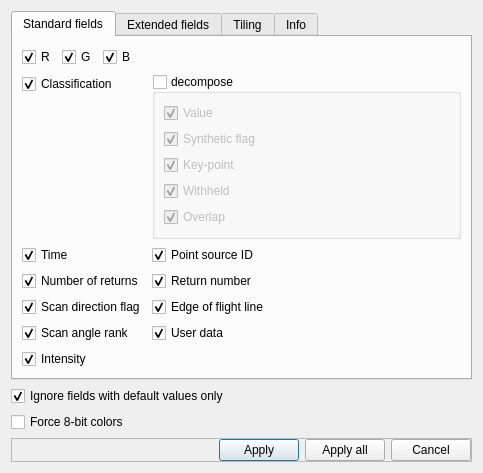
<?xml version="1.0" encoding="UTF-8"?>
<ui version="4.0">
    <class>OpenLASFileDialog</class>
    <widget class="QDialog" name="OpenLASFileDialog">
        <property name="geometry">
            <rect>
                <x>0</x>
                <y>0</y>
                <width>387</width>
                <height>461</height>
            </rect>
        </property>
        <property name="windowTitle">
            <string>Open LAS File</string>
        </property>
        <layout class="QVBoxLayout" name="verticalLayout_4">
            <item>
                <widget class="QTabWidget" name="tabWidget">
                    <property name="currentIndex">
                        <number>0</number>
                    </property>
                    <widget class="QWidget" name="stdTab">
                        <attribute name="title">
                            <string>Standard fields</string>
                        </attribute>
                        <layout class="QVBoxLayout" name="verticalLayout_5">
                            <item>
                                <widget class="QFrame" name="rgbFrame">
                                    <layout class="QHBoxLayout">
                                        <property name="leftMargin">
                                            <number>0</number>
                                        </property>
                                        <property name="topMargin">
                                            <number>0</number>
                                        </property>
                                        <property name="rightMargin">
                                            <number>0</number>
                                        </property>
                                        <property name="bottomMargin">
                                            <number>0</number>
                                        </property>
                                        <item>
                                            <widget class="QCheckBox" name="redCheckBox">
                                                <property name="text">
                                                    <string notr="true">R</string>
                                                </property>
                                                <property name="checked">
                                                    <bool>true</bool>
                                                </property>
                                            </widget>
                                        </item>
                                        <item>
                                            <widget class="QCheckBox" name="greenCheckBox">
                                                <property name="text">
                                                    <string notr="true">G</string>
                                                </property>
                                                <property name="checked">
                                                    <bool>true</bool>
                                                </property>
                                            </widget>
                                        </item>
                                        <item>
                                            <widget class="QCheckBox" name="blueCheckBox">
                                                <property name="text">
                                                    <string notr="true">B</string>
                                                </property>
                                                <property name="checked">
                                                    <bool>true</bool>
                                                </property>
                                            </widget>
                                        </item>
                                        <item>
                                            <spacer name="horizontalSpacer">
                                                <property name="orientation">
                                                    <enum>Qt::Horizontal</enum>
                                                </property>
                                                <property name="sizeHint" stdset="0">
                                                    <size>
                                                        <width>40</width>
                                                        <height>20</height>
                                                    </size>
                                                </property>
                                            </spacer>
                                        </item>
                                    </layout>
                                </widget>
                            </item>
                            <item>
                                <layout class="QFormLayout" name="formLayout">
                                    <item row="0" column="0">
                                        <widget class="QCheckBox" name="classifCheckBox">
                                            <property name="text">
                                                <string>Classification</string>
                                            </property>
                                            <property name="checked">
                                                <bool>true</bool>
                                            </property>
                                        </widget>
                                    </item>
                                    <item row="0" column="1">
                                        <widget class="QGroupBox" name="decomposeClassifGroupBox">
                                            <property name="title">
                                                <string>decompose</string>
                                            </property>
                                            <property name="checkable">
                                                <bool>true</bool>
                                            </property>
                                            <property name="checked">
                                                <bool>false</bool>
                                            </property>
                                            <layout class="QVBoxLayout" name="verticalLayout">
                                                <item>
                                                    <widget class="QCheckBox" name="classifValueCheckBox">
                                                        <property name="text">
                                                            <string>Value</string>
                                                        </property>
                                                        <property name="checked">
                                                            <bool>true</bool>
                                                        </property>
                                                    </widget>
                                                </item>
                                                <item>
                                                    <widget class="QCheckBox" name="classifSyntheticCheckBox">
                                                        <property name="text">
                                                            <string>Synthetic flag</string>
                                                        </property>
                                                        <property name="checked">
                                                            <bool>true</bool>
                                                        </property>
                                                    </widget>
                                                </item>
                                                <item>
                                                    <widget class="QCheckBox" name="classifKeypointCheckBox">
                                                        <property name="text">
                                                            <string>Key-point</string>
                                                        </property>
                                                        <property name="checked">
                                                            <bool>true</bool>
                                                        </property>
                                                    </widget>
                                                </item>
                                                <item>
                                                    <widget class="QCheckBox" name="classifWithheldCheckBox">
                                                        <property name="text">
                                                            <string>Withheld</string>
                                                        </property>
                                                        <property name="checked">
                                                            <bool>true</bool>
                                                        </property>
                                                    </widget>
                                                </item>
                                                <item>
                                                    <widget class="QCheckBox" name="classifOverlapCheckBox">
                                                        <property name="text">
                                                            <string>Overlap</string>
                                                        </property>
                                                        <property name="checked">
                                                            <bool>true</bool>
                                                        </property>
                                                    </widget>
                                                </item>
                                            </layout>
                                        </widget>
                                    </item>
                                    <item row="1" column="0">
                                        <widget class="QCheckBox" name="timeCheckBox">
                                            <property name="text">
                                                <string>Time</string>
                                            </property>
                                            <property name="checked">
                                                <bool>true</bool>
                                            </property>
                                        </widget>
                                    </item>
                                    <item row="1" column="1">
                                        <widget class="QCheckBox" name="pointSourceIDCheckBox">
                                            <property name="text">
                                                <string>Point source ID</string>
                                            </property>
                                            <property name="checked">
                                                <bool>true</bool>
                                            </property>
                                        </widget>
                                    </item>
                                    <item row="2" column="0">
                                        <widget class="QCheckBox" name="numberOfReturnsCheckBox">
                                            <property name="text">
                                                <string>Number of returns</string>
                                            </property>
                                            <property name="checked">
                                                <bool>true</bool>
                                            </property>
                                        </widget>
                                    </item>
                                    <item row="2" column="1">
                                        <widget class="QCheckBox" name="returnNumberCheckBox">
                                            <property name="text">
                                                <string>Return number</string>
                                            </property>
                                            <property name="checked">
                                                <bool>true</bool>
                                            </property>
                                        </widget>
                                    </item>
                                    <item row="3" column="0">
                                        <widget class="QCheckBox" name="scanDirFlagCheckBox">
                                            <property name="text">
                                                <string>Scan direction flag</string>
                                            </property>
                                            <property name="checked">
                                                <bool>true</bool>
                                            </property>
                                        </widget>
                                    </item>
                                    <item row="3" column="1">
                                        <widget class="QCheckBox" name="edgeOfFlightCheckBox">
                                            <property name="text">
                                                <string>Edge of flight line</string>
                                            </property>
                                            <property name="checked">
                                                <bool>true</bool>
                                            </property>
                                        </widget>
                                    </item>
                                    <item row="4" column="0">
                                        <widget class="QCheckBox" name="scanAngleRankCheckBox">
                                            <property name="text">
                                                <string>Scan angle rank</string>
                                            </property>
                                            <property name="checked">
                                                <bool>true</bool>
                                            </property>
                                        </widget>
                                    </item>
                                    <item row="4" column="1">
                                        <widget class="QCheckBox" name="userDataCheckBox">
                                            <property name="text">
                                                <string>User data</string>
                                            </property>
                                            <property name="checked">
                                                <bool>true</bool>
                                            </property>
                                        </widget>
                                    </item>
                                </layout>
                            </item>
                            <item>
                                <widget class="QCheckBox" name="intensityCheckBox">
                                    <property name="text">
                                        <string>Intensity</string>
                                    </property>
                                    <property name="checked">
                                        <bool>true</bool>
                                    </property>
                                </widget>
                            </item>
                        </layout>
                    </widget>
                    <widget class="QWidget" name="extTab">
                        <attribute name="title">
                            <string>Extended fields</string>
                        </attribute>
                        <layout class="QVBoxLayout" name="verticalLayout_6">
                            <item>
                                <widget class="QGroupBox" name="extraFieldGroupBox">
                                    <property name="title">
                                        <string>Load additional field(s)</string>
                                    </property>
                                    <property name="checkable">
                                        <bool>true</bool>
                                    </property>
                                    <property name="checked">
                                        <bool>false</bool>
                                    </property>
                                    <layout class="QVBoxLayout" name="verticalLayout_2">
                                        <item>
                                            <widget class="QListWidget" name="evlrListWidget">
                                                <property name="selectionMode">
                                                    <enum>QAbstractItemView::MultiSelection</enum>
                                                </property>
                                            </widget>
                                        </item>
                                    </layout>
                                </widget>
                            </item>
                        </layout>
                    </widget>
                    <widget class="QWidget" name="tilingTab">
                        <attribute name="title">
                            <string>Tiling</string>
                        </attribute>
                        <layout class="QVBoxLayout" name="verticalLayout_7">
                            <item>
                                <widget class="QGroupBox" name="tileGroupBox">
                                    <property name="title">
                                        <string>Tile input file</string>
                                    </property>
                                    <property name="checkable">
                                        <bool>true</bool>
                                    </property>
                                    <property name="checked">
                                        <bool>false</bool>
                                    </property>
                                    <layout class="QVBoxLayout" name="verticalLayout_3">
                                        <item>
                                            <layout class="QFormLayout" name="formLayout_3">
                                                <item row="0" column="0">
                                                    <widget class="QLabel" name="label_4">
                                                        <property name="text">
                                                            <string>Dimension</string>
                                                        </property>
                                                    </widget>
                                                </item>
                                                <item row="0" column="1">
                                                    <widget class="QComboBox" name="tileDimComboBox">
                                                        <property name="sizePolicy">
                                                            <sizepolicy hsizetype="Maximum" vsizetype="Fixed">
                                                                <horstretch>0</horstretch>
                                                                <verstretch>0</verstretch>
                                                            </sizepolicy>
                                                        </property>
                                                        <item>
                                                            <property name="text">
                                                                <string notr="true">XY</string>
                                                            </property>
                                                        </item>
                                                        <item>
                                                            <property name="text">
                                                                <string notr="true">XZ</string>
                                                            </property>
                                                        </item>
                                                        <item>
                                                            <property name="text">
                                                                <string notr="true">YZ</string>
                                                            </property>
                                                        </item>
                                                    </widget>
                                                </item>
                                                <item row="1" column="0">
                                                    <widget class="QLabel" name="label_5">
                                                        <property name="text">
                                                            <string>Tiles</string>
                                                        </property>
                                                    </widget>
                                                </item>
                                                <item row="1" column="1">
                                                    <layout class="QHBoxLayout" name="horizontalLayout_2">
                                                        <item>
                                                            <widget class="QSpinBox" name="wTileSpinBox">
                                                                <property name="sizePolicy">
                                                                    <sizepolicy hsizetype="Maximum" vsizetype="Fixed">
                                                                        <horstretch>0</horstretch>
                                                                        <verstretch>0</verstretch>
                                                                    </sizepolicy>
                                                                </property>
                                                                <property name="minimum">
                                                                    <number>1</number>
                                                                </property>
                                                                <property name="maximum">
                                                                    <number>100</number>
                                                                </property>
                                                                <property name="value">
                                                                    <number>4</number>
                                                                </property>
                                                            </widget>
                                                        </item>
                                                        <item>
                                                            <widget class="QLabel" name="label_6">
                                                                <property name="sizePolicy">
                                                                    <sizepolicy hsizetype="Maximum"
                                                                                vsizetype="Preferred">
                                                                        <horstretch>0</horstretch>
                                                                        <verstretch>0</verstretch>
                                                                    </sizepolicy>
                                                                </property>
                                                                <property name="text">
                                                                    <string>x</string>
                                                                </property>
                                                            </widget>
                                                        </item>
                                                        <item>
                                                            <widget class="QSpinBox" name="hTileSpinBox">
                                                                <property name="sizePolicy">
                                                                    <sizepolicy hsizetype="Maximum" vsizetype="Fixed">
                                                                        <horstretch>0</horstretch>
                                                                        <verstretch>0</verstretch>
                                                                    </sizepolicy>
                                                                </property>
                                                                <property name="minimum">
                                                                    <number>1</number>
                                                                </property>
                                                                <property name="maximum">
                                                                    <number>100</number>
                                                                </property>
                                                                <property name="value">
                                                                    <number>4</number>
                                                                </property>
                                                            </widget>
                                                        </item>
                                                        <item>
                                                            <spacer name="horizontalSpacer_2">
                                                                <property name="orientation">
                                                                    <enum>Qt::Horizontal</enum>
                                                                </property>
                                                                <property name="sizeHint" stdset="0">
                                                                    <size>
                                                                        <width>40</width>
                                                                        <height>20</height>
                                                                    </size>
                                                                </property>
                                                            </spacer>
                                                        </item>
                                                    </layout>
                                                </item>
                                            </layout>
                                        </item>
                                        <item>
                                            <widget class="QLabel" name="label">
                                                <property name="text">
                                                    <string>Output path</string>
                                                </property>
                                            </widget>
                                        </item>
                                        <item>
                                            <layout class="QHBoxLayout" name="horizontalLayout">
                                                <item>
                                                    <widget class="QLineEdit" name="outputPathLineEdit"/>
                                                </item>
                                                <item>
                                                    <widget class="QToolButton" name="browseToolButton">
                                                        <property name="text">
                                                            <string>...</string>
                                                        </property>
                                                    </widget>
                                                </item>
                                            </layout>
                                        </item>
                                        <item>
                                            <widget class="QLabel" name="label_7">
                                                <property name="styleSheet">
                                                    <string notr="true">color: red;</string>
                                                </property>
                                                <property name="text">
                                                    <string>Warning: the cloud won't be loaded in memory.
                                                        It will be saved as multiple tiles on the disk.
                                                    </string>
                                                </property>
                                                <property name="alignment">
                                                    <set>Qt::AlignCenter</set>
                                                </property>
                                            </widget>
                                        </item>
                                    </layout>
                                </widget>
                            </item>
                            <item>
                                <spacer name="verticalSpacer">
                                    <property name="orientation">
                                        <enum>Qt::Vertical</enum>
                                    </property>
                                    <property name="sizeHint" stdset="0">
                                        <size>
                                            <width>20</width>
                                            <height>40</height>
                                        </size>
                                    </property>
                                </spacer>
                            </item>
                        </layout>
                    </widget>
                    <widget class="QWidget" name="infoTab">
                        <attribute name="title">
                            <string>Info</string>
                        </attribute>
                        <layout class="QFormLayout" name="formLayout_2">
                            <item row="0" column="0">
                                <widget class="QLabel" name="label_2">
                                    <property name="text">
                                        <string>Points</string>
                                    </property>
                                </widget>
                            </item>
                            <item row="0" column="1">
                                <widget class="QLineEdit" name="pointCountLineEdit">
                                    <property name="readOnly">
                                        <bool>true</bool>
                                    </property>
                                </widget>
                            </item>
                            <item row="1" column="0">
                                <widget class="QLabel" name="label_3">
                                    <property name="text">
                                        <string>Bounding-box</string>
                                    </property>
                                </widget>
                            </item>
                            <item row="1" column="1">
                                <widget class="QTextEdit" name="bbTextEdit">
                                    <property name="readOnly">
                                        <bool>true</bool>
                                    </property>
                                </widget>
                            </item>
                        </layout>
                    </widget>
                </widget>
            </item>
            <item>
                <widget class="QCheckBox" name="ignoreDefaultFieldsCheckBox">
                    <property name="text">
                        <string>Ignore fields with default values only</string>
                    </property>
                    <property name="checked">
                        <bool>true</bool>
                    </property>
                </widget>
            </item>
            <item>
                <widget class="QCheckBox" name="force8bitRgbCheckBox">
                    <property name="toolTip">
                        <string>Force reading colors as 8-bit values (even if the standard is 16-bit)</string>
                    </property>
                    <property name="text">
                        <string>Force 8-bit colors</string>
                    </property>
                </widget>
            </item>
            <item>
                <spacer name="verticalSpacer_2">
                    <property name="orientation">
                        <enum>Qt::Vertical</enum>
                    </property>
                    <property name="sizeHint" stdset="0">
                        <size>
                            <width>20</width>
                            <height>40</height>
                        </size>
                    </property>
                </spacer>
            </item>
            <item>
                <widget class="QFrame" name="buttonFrame">
                    <property name="frameShape">
                        <enum>QFrame::StyledPanel</enum>
                    </property>
                    <property name="frameShadow">
                        <enum>QFrame::Raised</enum>
                    </property>
                    <layout class="QHBoxLayout" name="horizontalLayout_5">
                        <property name="leftMargin">
                            <number>0</number>
                        </property>
                        <property name="topMargin">
                            <number>0</number>
                        </property>
                        <property name="rightMargin">
                            <number>0</number>
                        </property>
                        <property name="bottomMargin">
                            <number>0</number>
                        </property>
                        <item>
                            <spacer name="horizontalSpacer_5">
                                <property name="orientation">
                                    <enum>Qt::Horizontal</enum>
                                </property>
                                <property name="sizeHint" stdset="0">
                                    <size>
                                        <width>434</width>
                                        <height>20</height>
                                    </size>
                                </property>
                            </spacer>
                        </item>
                        <item>
                            <widget class="QPushButton" name="applyButton">
                                <property name="text">
                                    <string>Apply</string>
                                </property>
                            </widget>
                        </item>
                        <item>
                            <widget class="QPushButton" name="applyAllButton">
                                <property name="text">
                                    <string>Apply all</string>
                                </property>
                            </widget>
                        </item>
                        <item>
                            <widget class="QPushButton" name="cancelButton">
                                <property name="text">
                                    <string>Cancel</string>
                                </property>
                            </widget>
                        </item>
                    </layout>
                </widget>
            </item>
        </layout>
    </widget>
    <resources/>
    <connections>
        <connection>
            <sender>classifCheckBox</sender>
            <signal>toggled(bool)</signal>
            <receiver>decomposeClassifGroupBox</receiver>
            <slot>setEnabled(bool)</slot>
            <hints>
                <hint type="sourcelabel">
                    <x>63</x>
                    <y>91</y>
                </hint>
                <hint type="destinationlabel">
                    <x>167</x>
                    <y>141</y>
                </hint>
            </hints>
        </connection>
        <connection>
            <sender>cancelButton</sender>
            <signal>clicked()</signal>
            <receiver>OpenLASFileDialog</receiver>
            <slot>reject()</slot>
            <hints>
                <hint type="sourcelabel">
                    <x>252</x>
                    <y>491</y>
                </hint>
                <hint type="destinationlabel">
                    <x>286</x>
                    <y>274</y>
                </hint>
            </hints>
        </connection>
        <connection>
            <sender>applyButton</sender>
            <signal>clicked()</signal>
            <receiver>OpenLASFileDialog</receiver>
            <slot>accept()</slot>
            <hints>
                <hint type="sourcelabel">
                    <x>90</x>
                    <y>491</y>
                </hint>
                <hint type="destinationlabel">
                    <x>120</x>
                    <y>228</y>
                </hint>
            </hints>
        </connection>
    </connections>
</ui>
